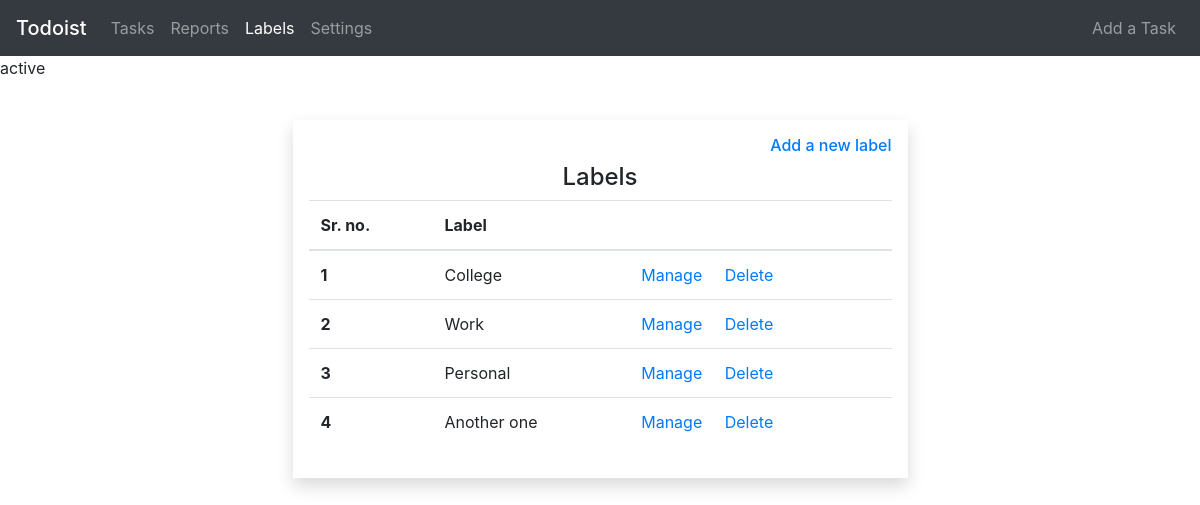
/tasks/labels, run on the app's committed database.
### tasks/models.py (models this page shows, shortened)
class Label(models.Model):
    name=models.CharField(max_length=100)

### tasks/views.py (the view)
# urls.py: path('labels',views.labels,name='labels'),
def labels(request):
    labels=Label.objects.all()
    return render(request,'tasks/labels.html',{'labels':labels})

### tasks/templates/tasks/labels.html
{% extends 'tasks/base.html' %}
{% block body %}
	{% block lab_act %}active{% endblock %}
	<div class="row">
		<div class="col-lg-6 offset-lg-3 col-sm-10 shadow p-3 mb-5 bg-white" style="margin-top: 40px; padding-left: 20px">
			<h6 style="text-align: right"><a href="{% url 'tasks:label_add' %}">Add a new label</a> </h6>
			<h4 style="text-align: center"> Labels</h4>
			<table class="table">
			  <thead>
			    <tr>
			      <th scope="col">Sr. no.</th>
			      <th scope="col">Label</th>
			      <th scope="col"></th>
			    </tr>
			  </thead>
			  <tbody>
				  {% for label in labels %}
					    <tr>
					      <th scope="row">{{ forloop.counter }}</th>
					      <td>{{ label.name }}</td>
					      <td><a href="{% url 'tasks:label_edit' label.id %}">Manage</a>&nbsp; &nbsp; &nbsp;<a href="{% url 'tasks:label_delete' label.id %}">Delete</a> </td>
					    </tr>
				  {% endfor %}
			  </tbody>
			</table>
		</div>
	</div>
{% endblock %}

### data on the page
Label: name "College"
Label: name "Work"
Label: name "Personal"
Label: name "Another one"
